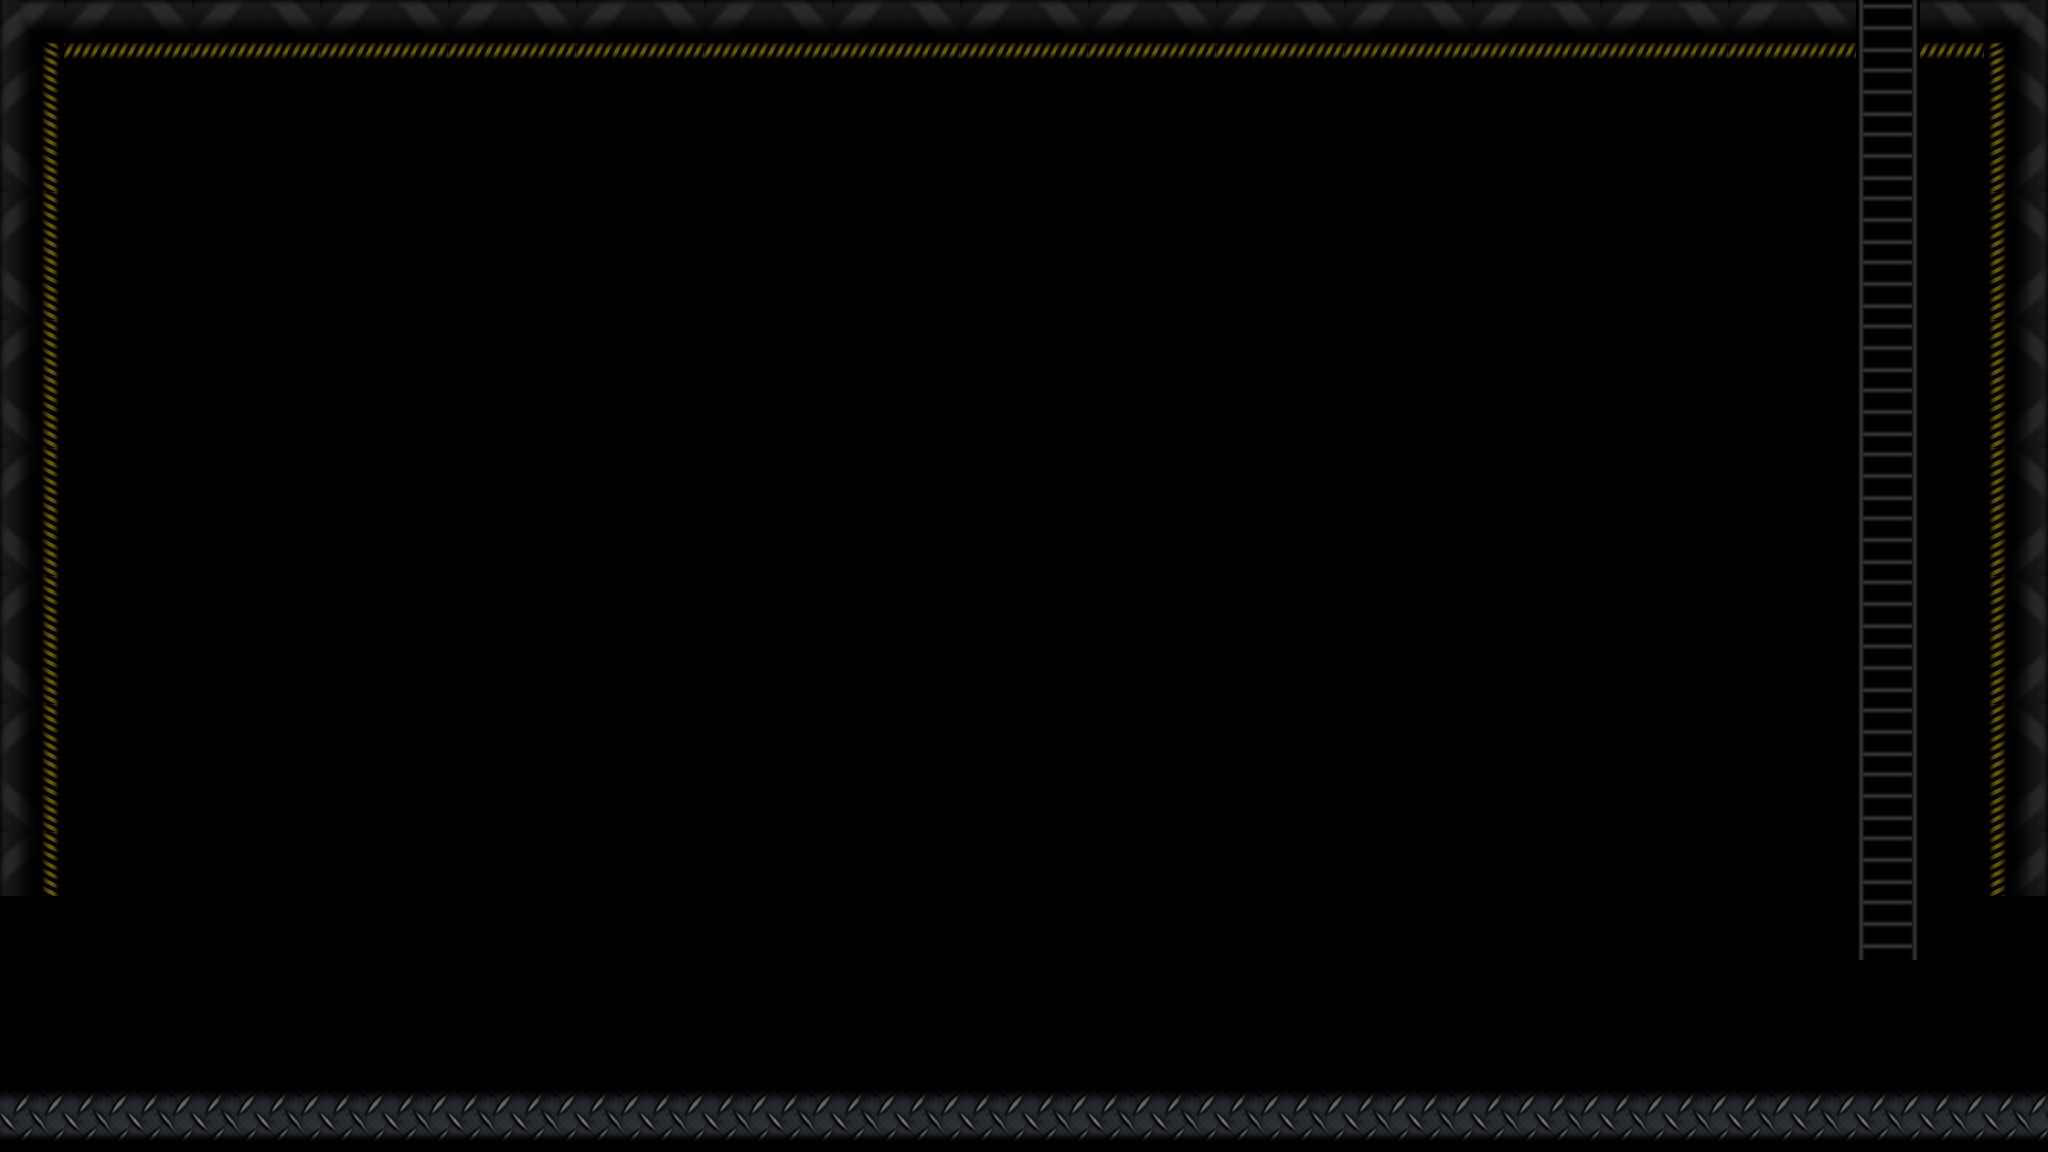

Rendered tile map (Tiled .tmx) drawn with the repository's tilesets; below, a short description and the map source with its tile grids summarised:
An orthogonal 32x18 tile map with 80x80 px tiles, 1 tile layer (Tile Layer 1).

<map version="1.0" orientation="orthogonal" width="32" height="18" tilewidth="80" tileheight="80">
 <tileset firstgid="1" name="TileSheet" tilewidth="80" tileheight="80">
  <image source="src/tiles.png" width="1600" height="1600" />
  <tile id="0">
   <properties>
    <property name="blocked" value="true" />
   </properties>
  </tile>
  <tile id="1">
   <properties>
    <property name="blocked" value="true" />
   </properties>
  </tile>
  <tile id="2">
   <properties>
    <property name="blocked" value="true" />
   </properties>
  </tile>
  <tile id="3">
   <properties>
    <property name="blocked" value="true" />
   </properties>
  </tile>
  <tile id="20">
   <properties>
    <property name="blocked" value="true" />
   </properties>
  </tile>
  <tile id="21">
   <properties>
    <property name="blocked" value="true" />
   </properties>
  </tile>
  <tile id="22">
   <properties>
    <property name="climbable" value="true" />
   </properties>
  </tile>
  <tile id="23">
   <properties>
    <property name="blocked" value="true" />
   </properties>
  </tile>
  <tile id="40">
   <properties>
    <property name="blocked" value="true" />
   </properties>
  </tile>
  <tile id="41">
   <properties>
    <property name="climbable" value="true" />
   </properties>
  </tile>
  <tile id="42">
   <properties>
    <property name="climbable" value="true" />
   </properties>
  </tile>
  <tile id="43">
   <properties>
    <property name="blocked" value="true" />
   </properties>
  </tile>
 </tileset>
 <layer name="Tile Layer 1" width="32" height="18">
  <data>[576 cells, 105 non-empty, 11 distinct tile ids]</data>
 </layer>
</map>
